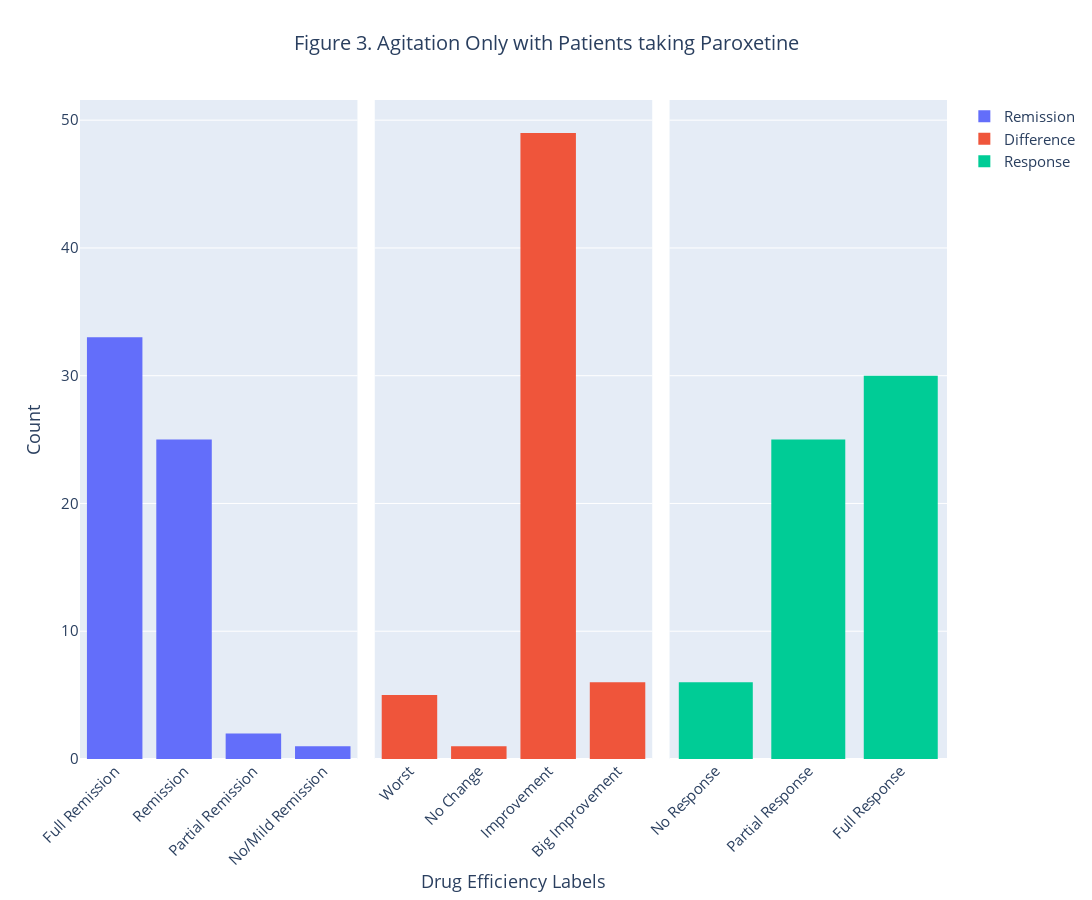

Write notebook code for a chart like this one.
### Code cell
a_op = a_o[a_o['DRUG'] == 'Paroxetine']
aop1 = go.Histogram(x = a_op['Remission'], name = 'Remission')
aop2 = go.Histogram(x = a_op['Difference'], name = 'Difference')
aop3 = go.Histogram(x = a_op['Response'], name = 'Response')

fig3 = make_subplots(rows = 1, cols = 3, shared_yaxes = True, horizontal_spacing = 0.02)
fig3.add_trace(aop1, row = 1, col = 1)
fig3.add_trace(aop2, row = 1, col = 2)
fig3.add_trace(aop3, row = 1, col = 3)

fig3.update_xaxes(categoryorder = 'array', categoryarray = remission_labels, row = 1, col = 1)
fig3.update_xaxes(categoryorder = 'array', categoryarray = difference_labels, row = 1, col = 2)
fig3.update_xaxes(categoryorder = 'array', categoryarray = response_labels, row = 1, col = 3)

fig3.update_layout(
    font = {
        "size": 15
    },
    
    title = {
        "text": 'Figure 3. Agitation Only with Patients taking Paroxetine',
        "x": 0.5,
        "xanchor" : "center",
        "font" : {
            "size": 20
        }
    },
    #xaxis =dict(tickmode = 'linear',
    #tick0 = 0,
    #dtick = 1),
    xaxis1 = {
        "tickangle": -45,
    },
    xaxis2 = {
        "title" : 'Drug Efficiency Labels',
        "tickangle": -45,
    },
    xaxis3 = {
        "tickangle": -45,
    },
#     xaxis_title = 'Drug Efficiency Labels',
    yaxis_title = 'Count',
    showlegend = True,
    width = 1600,
    height = 900)

fig3.show()

### Figure 1 — Plotly figure (JSON) as saved in the notebook; plotly's stock layout.template omitted (floating-point values rounded to 4 significant figures)
{"data": [{"name": "Remission", "type": "histogram", "x": ["Full Remission", "Full Remission", "Full Remission", "Full Remission", "Partial Remission", "Full Remission", "Full Remission", "Remission", "Full Remission", "Full Remission", "Remission", "Remission", "Full Remission", "Remission", "Full Remission", "Remission", "Full Remission", "Remission", "Remission", "Full Remission", "Remission", "Partial Remission", "Remission", "Full Remission", "Full Remission", "Full Remission", "Remission", "Full Remission", "Remission", "Full Remission", "Remission", "Full Remission", "Full Remission", "Full Remission", "Full Remission", "Remission", "No/Mild Remission", "Full Remission", "Remission", "Full Remission", "Remission", "Full Remission", "Full Remission", "Remission", "Remission", "Remission", "Remission", "Full Remission", "Full Remission", "Remission", "Full Remission", "Full Remission", "Remission", "Remission", "Remission", "Full Remission", "Full Remission", "Full Remission", "Full Remission", "Remission", "Remission"], "xaxis": "x", "yaxis": "y"}, {"name": "Difference", "type": "histogram", "x": ["Improvement", "Improvement", "Improvement", "Improvement", "Worst", "Improvement", "Improvement", "Improvement", "Improvement", "Big Improvement", "Improvement", "Worst", "No Change", "Improvement", "Improvement", "Worst", "Improvement", "Improvement", "Improvement", "Improvement", "Improvement", "Improvement", "Improvement", "Improvement", "Improvement", "Improvement", "Improvement", "Big Improvement", "Worst", "Big Improvement", "Improvement", "Improvement", "Improvement", "Improvement", "Improvement", "Improvement", "Worst", "Improvement", "Improvement", "Improvement", "Improvement", "Improvement", "Improvement", "Improvement", "Improvement", "Improvement", "Big Improvement", "Improvement", "Improvement", "Improvement", "Improvement", "Improvement", "Improvement", "Improvement", "Improvement", "Improvement", "Improvement", "Big Improvement", "Big Improvement", "Improvement", "Improvement"], "xaxis": "x2", "yaxis": "y2"}, {"name": "Response", "type": "histogram", "x": ["Full Response", "Full Response", "Full Response", "Full Response", "No Response", "Partial Response", "Full Response", "Partial Response", "Partial Response", "Full Response", "Full Response", "No Response", "No Response", "Partial Response", "Full Response", "No Response", "Partial Response", "Partial Response", "Partial Response", "Full Response", "Full Response", "Partial Response", "Partial Response", "Partial Response", "Full Response", "Partial Response", "Partial Response", "Full Response", "No Response", "Full Response", "Full Response", "Full Response", "Partial Response", "Partial Response", "Partial Response", "Full Response", "No Response", "Full Response", "Full Response", "Full Response", "Partial Response", "Full Response", "Full Response", "Partial Response", "Partial Response", "Partial Response", "Full Response", "Full Response", "Full Response", "Partial Response", "Full Response", "Partial Response", "Partial Response", "Partial Response", "Partial Response", "Full Response", "Full Response", "Full Response", "Full Response", "Partial Response", "Full Response"], "xaxis": "x3", "yaxis": "y3"}], "layout": {"font": {"size": 15}, "height": 900, "showlegend": true, "title": {"font": {"size": 20}, "text": "Figure 3. Agitation Only with Patients taking Paroxetine", "x": 0.5, "xanchor": "center"}, "width": 1600, "xaxis": {"anchor": "y", "categoryarray": ["Full Remission", "Remission", "Partial Remission", "No/Mild Remission"], "categoryorder": "array", "domain": [0, 0.32], "tickangle": -45}, "xaxis2": {"anchor": "y2", "categoryarray": ["Worst", "No Change", "Improvement", "Big Improvement"], "categoryorder": "array", "domain": [0.34, 0.66], "tickangle": -45, "title": {"text": "Drug Efficiency Labels"}}, "xaxis3": {"anchor": "y3", "categoryarray": ["No Response", "Partial Response", "Full Response"], "categoryorder": "array", "domain": [0.68, 1], "tickangle": -45}, "yaxis": {"anchor": "x", "domain": [0, 1], "title": {"text": "Count"}}, "yaxis2": {"anchor": "x2", "domain": [0, 1], "matches": "y", "showticklabels": false}, "yaxis3": {"anchor": "x3", "domain": [0, 1], "matches": "y", "showticklabels": false}}}
